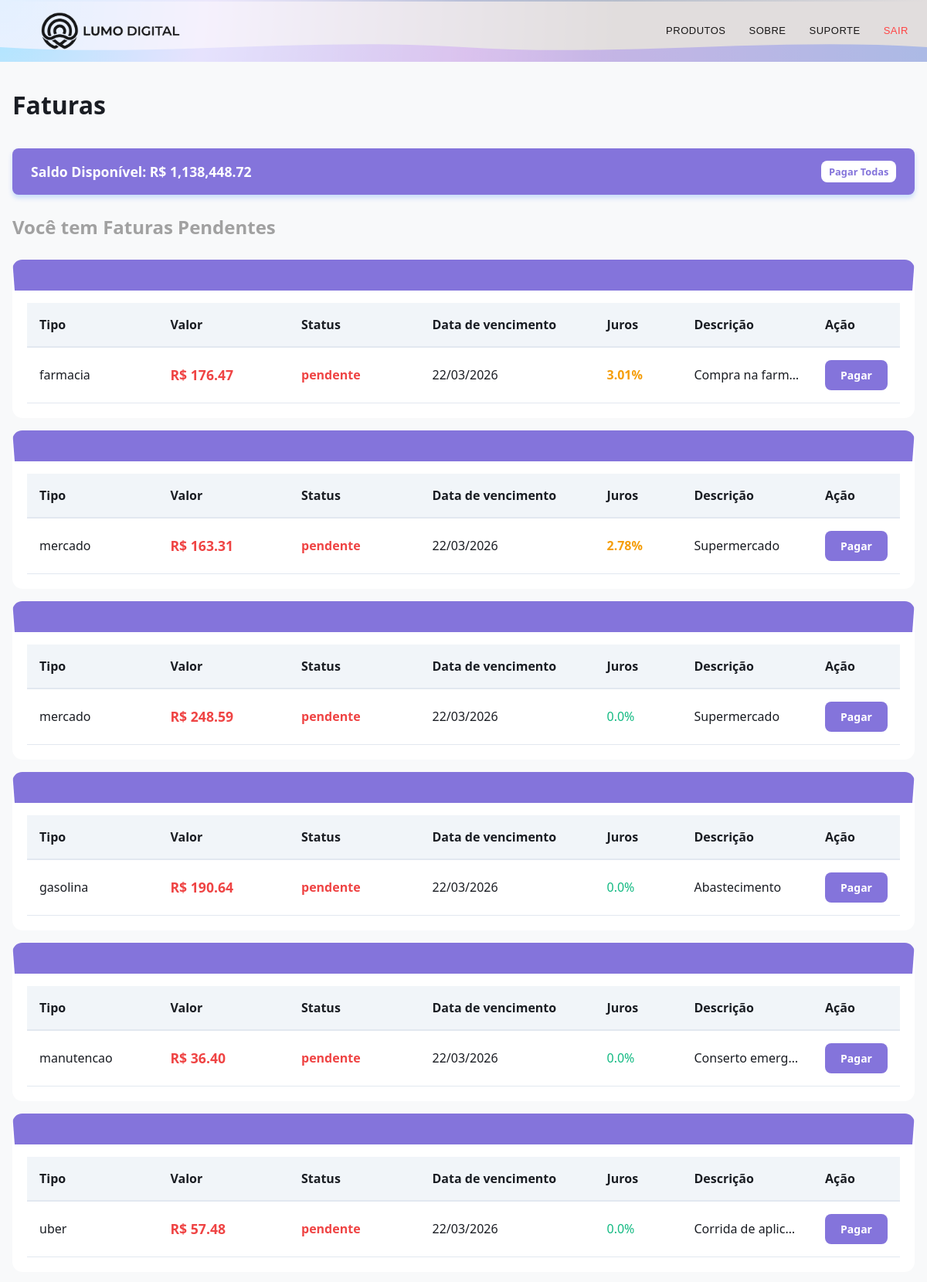
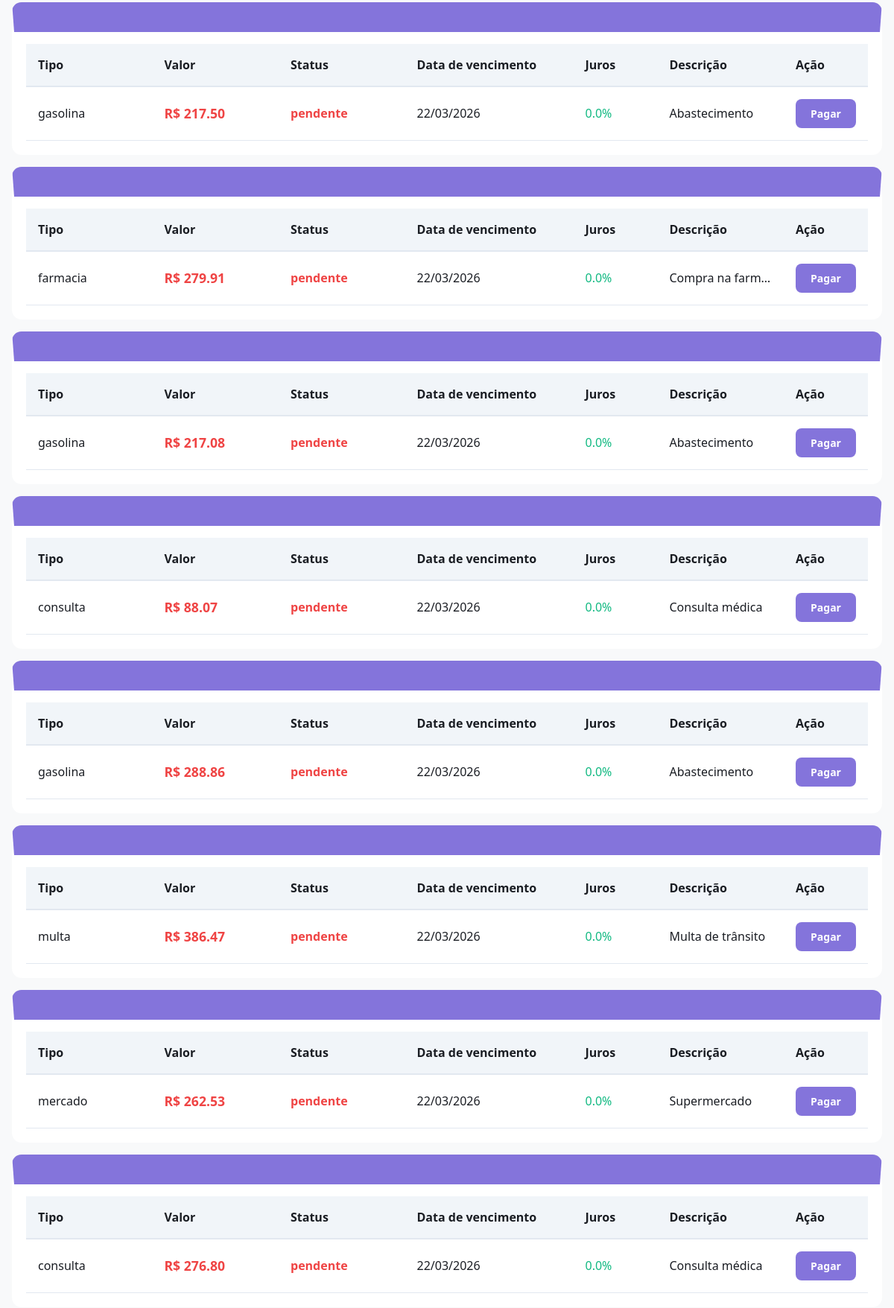
/faturas/ (signed in, upper part), run on the app's committed database (2 pictures, top to bottom).
### tables this page shows
CREATE TABLE contas (
    id INTEGER PRIMARY KEY AUTOINCREMENT,
    usuario_id INTEGER NOT NULL,
    numero_conta TEXT NOT NULL UNIQUE,
    saldo REAL DEFAULT 0, salario INTEGER DEFAULT 1518, ultimo_salario DATETIME,
    
    FOREIGN KEY (usuario_id) REFERENCES usuarios(id)
);

CREATE TABLE faturas (
    id INTEGER PRIMARY KEY AUTOINCREMENT,
    
    conta_id INTEGER NOT NULL,
    
    tipo TEXT NOT NULL, -- luz, agua, internet, aluguel, etc
    
    valor REAL NOT NULL,
    
    status TEXT DEFAULT 'pendente', -- pendente, pago, vencido
    
    data_vencimento DATETIME NOT NULL,
    
    juros REAL DEFAULT 0,
    
    descricao TEXT,
    
    criado_em DATETIME DEFAULT CURRENT_TIMESTAMP,
    
    FOREIGN KEY (conta_id) REFERENCES contas(id)
);

### routes/faturas.py (the view)
@faturas_bp.route('/')
def index():
    if not check_session():
        return redirect(url_for('login.login'))
    conta_id = session['user_info']['conta_id']
    conn = get_db()
    cursor = conn.cursor()
    cursor.execute("SELECT saldo FROM contas WHERE id = ?", (conta_id,))
    resultado = cursor.fetchone()
    conn.close()
    if resultado:
        session['user_info']['saldo'] = float(resultado[0])
    faturas = get_faturas(conta_id)
    return render_template('faturas/index.html', faturas=faturas)

### utils/services/banco/faturas.py (called while the page is built)
def get_faturas(conta_id):
    conn = get_db()
    cursor = conn.cursor()
    cursor.execute("SELECT * FROM faturas WHERE conta_id = ?", (conta_id,))
    faturas = cursor.fetchall()
    conn.close()
    return faturas

### utils/validators.py (called while the page is built)
def get_db():
    conn = sqlite3.connect(DB_PATH)
    conn.row_factory = sqlite3.Row
    return conn

def check_session():
    return 'user_info' in session

### templates/faturas/index.html (shortened to what this page needs)
{% extends 'layouts/base_home.html' %}
{% block content %}
<link rel="stylesheet" href="{{ url_for('static', filename='css/faturas/style.css') }}">
<main class="faturas-wrapper">
    <div class="app-container">
        <h1>Faturas</h1>
        <div id="saldo-atual" class="saldo-card">
            <span>Saldo Disponível: R$ {{ "{:,.2f}".format(session['user_info']['saldo']) }}</span>
            <button class="btn-pagar" id="btn-pagar-todas">Pagar Todas</button>
        </div>
        <div class="faturas-list">
            {% if faturas %}
            <h2 class="fatura-title">Você tem Faturas Pendentes</h2>
            {% for fatura in faturas %}
            <div class="fatura-container">
                <table>
                    <thead>
                        <tr>
                            <th>Tipo</th>
                            <th>Valor</th>
                            <th>Status</th>
                            <th>Data de vencimento</th>
                            <th>Juros</th>
                            <th>Descrição</th>
                            <th>Ação</th>
                        </tr>
                    </thead>
                    <tbody>
                        <tr>
                            <td>{{ fatura.tipo }}</td>
                            <td>R$ {{ "%.2f"|format(fatura.valor) }}</td>
                            <td>{{ fatura.status }}</td>
                            <td>{{ fatura.data_vencimento[:10].split('-')[2] }}/{{
                                fatura.data_vencimento[:10].split('-')[1] }}/{{
                                fatura.data_vencimento[:10].split('-')[0] }}</td>
                            <td>{{ fatura.juros }}%</td>
                            <td>{{ fatura.descricao }}</td>
                            <td>
                                <form method="post" action="/faturas/pagar">
                                    <button type="submit" class="btn-pagar">Pagar</button>
                                </form>
                            </td>
                        </tr>
                    </tbody>
                </table>
            </div>
            {% endfor %}
            {% else %}
            <div class="fatura-container">
                <h2 class="fatura-title">Você não tem faturas pendentes</h2>
            </div>
            {% endif %}
        </div>
    </div>
</main>
{% include "components/popup.html" %}
{% endblock %}

### static/css/home/base_home.css (style rules this page uses)
* { margin: 0; padding: 0; box-sizing: border-box; font-family: system-ui, -apple-system, BlinkMacSystemFont, "Segoe UI", Roboto, Oxygen, Ubuntu, Cantarell, "Open Sans", "Helvetica Neue", sans-serif; border: none; }
body { background-color: aliceblue; }

### static/css/components/header.css (style rules this page uses)
body { margin: 0; }

### static/css/faturas/style.css (style rules this page uses)
:root { --primary-color: #0066ff; --primary-hover: #0052cc; --bg-color: #f8f9fa; --surface-color: #ffffff; --text-main: #1a1d23; --text-muted: #64748b; --border-color: #e2e8f0; --success-color: #10b981; --error-color: #ef4444; --shadow-sm: 0 1px 3px rgba(0,0,0,0.1); --shadow-md: 0 4px 6px -1px rgba(0,0,0,0.1), 0 2px 4px -1px rgba(0,0,0,0.06); --radius: 8px; --transition: all 0.3s cubic-bezier(0.175, 0.885, 0.32, 1.275); }
* { box-sizing: border-box; margin: 0; padding: 0; }
body { font-family: 'Inter', -apple-system, BlinkMacSystemFont, "Segoe UI", Roboto, sans-serif; background-color: var(--bg-color); color: var(--text-main); line-height: 1.5; -webkit-font-smoothing: antialiased; }
.faturas-wrapper { padding: 2rem 1rem; min-height: 100vh; }
.app-container { max-width: 1280px; margin: 0 auto; }
h1 { font-size: 2rem; font-weight: 700; margin-bottom: 2rem; color: var(--text-main); }
.fatura-title { font-size: 1.5rem; font-weight: 600; margin-bottom: 1.5rem; color: var(--text-muted); }
.saldo-card { background: var(--primary-color); color: white; padding: 1rem 1.5rem; border-radius: var(--radius); margin-bottom: 1.5rem; font-weight: 600; text-align: center; box-shadow: 0 4px 6px rgba(0, 102, 255, 0.2); font-size: 1.1rem; display: flex; justify-content: space-between; align-items: center; }
.saldo-card .btn-pagar { background: white; color: var(--primary-color); border: none; padding: 0.3rem 0.6rem; border-radius: var(--radius); font-weight: 600; font-size: 0.8rem; cursor: pointer; transition: var(--transition); width: auto; min-width: 80px; }
.fatura-container { border: 3px solid transparent; border-top: 40px solid var(--primary-color); border-radius: 0.8rem; margin-bottom: 1rem; padding: 1rem; transition: var(--transition); background-color: var(--surface-color); }
table { width: 100%; border-collapse: collapse; font-size: 1rem; max-width: 1200px; min-width: 800px; table-layout: fixed; }
th:nth-child(1) { width: 15%; }
th:nth-child(2) { width: 15%; }
th:nth-child(3) { width: 15%; }
th:nth-child(4) { width: 20%; }
th:nth-child(5) { width: 10%; }
th:nth-child(6) { width: 15%; }
th:nth-child(7) { width: 10%; }
th { text-align: left; background-color: #f1f5f9; padding: 1rem; font-weight: 700; color: var(--text-main); border-bottom: 2px solid var(--border-color); white-space: nowrap; overflow: hidden; text-overflow: ellipsis; }
td { padding: 1rem; border-bottom: 1px solid var(--border-color); vertical-align: middle; text-align: left; white-space: nowrap; overflow: hidden; text-overflow: ellipsis; }
.btn-pagar { background-color: var(--primary-color); color: white; border: none; padding: 0.625rem 1.25rem; border-radius: var(--radius); font-weight: 600; font-size: 0.875rem; cursor: pointer; transition: var(--transition); width: 100%; text-align: center; }
.status-pendente { color: var(--error-color); font-weight: 600; }
.valor-alto { color: var(--error-color); font-weight: 700; font-size: 1.1rem; }
.juros-medio { color: #f59e0b; font-weight: 600; }
.juros-zero { color: var(--success-color); font-weight: 500; }
.status-pendente { color: #ef4444; font-weight: 600; }
.valor-alto { color: #ef4444; font-weight: 700; font-size: 1.1rem; }
.juros-zero { color: #10b981; font-weight: 500; }

### static/css/components/popup.css (style rules this page uses)
:root { --success-color: #2ecc71; --error-color: #e74c3c; --bg-glass: rgba(255, 255, 255, 0.8); }

### static/css/components/footer.css (style rules this page uses)
:root { --primary-color: #8474DB; --bg-dark: #0a0a0a; --text-muted: #a1a1a1; --transition: all 0.3s cubic-bezier(0.4, 0, 0.2, 1); }

### data on the page
contas: user_info.saldo "1,138,448.72"
faturas: tipo "farmacia", valor "176.47", status "pendente", data_vencimento "22", data_vencimento "03", data_vencimento "2026", juros "3.01", descricao "Compra na farm…"
faturas: tipo "mercado", valor "163.31", status "pendente", data_vencimento "22", data_vencimento "03", data_vencimento "2026", juros "2.78", descricao "Supermercado"
faturas: tipo "mercado", valor "248.59", status "pendente", data_vencimento "22", data_vencimento "03", data_vencimento "2026", juros "0.0", descricao "Supermercado"
faturas: tipo "gasolina", valor "190.64", status "pendente", data_vencimento "22", data_vencimento "03", data_vencimento "2026", juros "0.0", descricao "Abastecimento"
faturas: tipo "manutencao", valor "36.40", status "pendente", data_vencimento "22", data_vencimento "03", data_vencimento "2026", juros "0.0", descricao "Conserto emerg…"
faturas: tipo "uber", valor "57.48", status "pendente", data_vencimento "22", data_vencimento "03", data_vencimento "2026", juros "0.0", descricao "Corrida de aplic…"
faturas: tipo "gasolina", valor "217.50", status "pendente", data_vencimento "22", data_vencimento "03", data_vencimento "2026", juros "0.0", descricao "Abastecimento"
faturas: tipo "farmacia", valor "279.91", status "pendente", data_vencimento "22", data_vencimento "03", data_vencimento "2026", juros "0.0", descricao "Compra na farm…"
faturas: tipo "gasolina", valor "217.08", status "pendente", data_vencimento "22", data_vencimento "03", data_vencimento "2026", juros "0.0", descricao "Abastecimento"
faturas: tipo "consulta", valor "88.07", status "pendente", data_vencimento "22", data_vencimento "03", data_vencimento "2026", juros "0.0", descricao "Consulta médica"
faturas: tipo "gasolina", valor "288.86", status "pendente", data_vencimento "22", data_vencimento "03", data_vencimento "2026", juros "0.0", descricao "Abastecimento"
faturas: tipo "multa", valor "386.47", status "pendente", data_vencimento "22", data_vencimento "03", data_vencimento "2026", juros "0.0", descricao "Multa de trânsito"
faturas: tipo "mercado", valor "262.53", status "pendente", data_vencimento "22", data_vencimento "03", data_vencimento "2026", juros "0.0", descricao "Supermercado"
faturas: tipo "consulta", valor "276.80", status "pendente", data_vencimento "22", data_vencimento "03", data_vencimento "2026", juros "0.0", descricao "Consulta médica"
